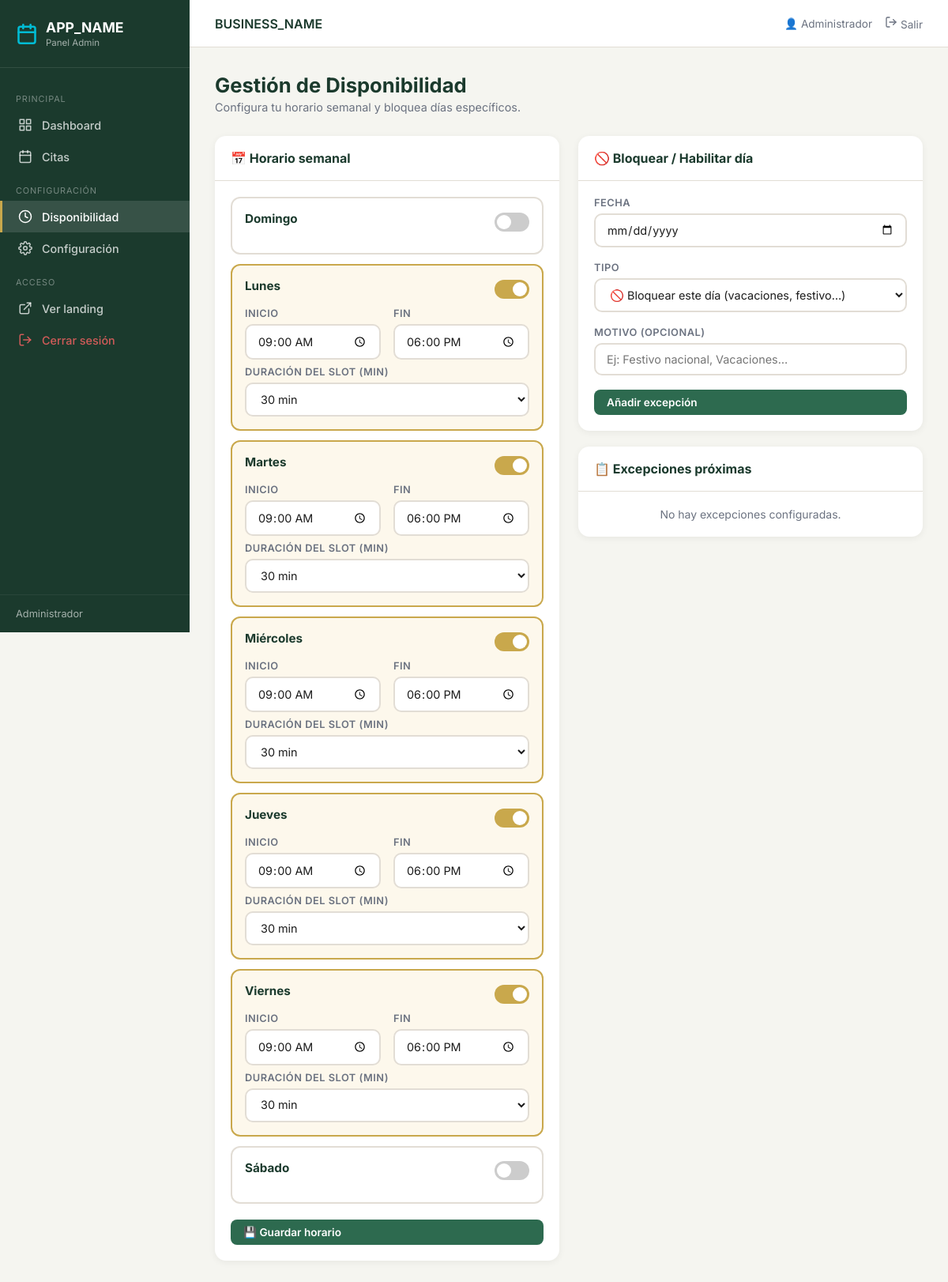
The app's page /admin/availability.php (signed in) with its own data.
### tables this page shows
CREATE TABLE IF NOT EXISTS `availability_schedule` (
    `id`                     INT UNSIGNED  NOT NULL AUTO_INCREMENT,
    `day_of_week`            TINYINT       NOT NULL COMMENT '0=Domingo, 1=Lunes, 2=Martes, 3=Miércoles, 4=Jueves, 5=Viernes, 6=Sábado',
    `start_time`             TIME          NOT NULL,
    `end_time`               TIME          NOT NULL,
    `slot_duration_minutes`  INT           NOT NULL DEFAULT 30,
    `is_active`              TINYINT(1)    NOT NULL DEFAULT 1,
    PRIMARY KEY (`id`),
    KEY `idx_day` (`day_of_week`),
    KEY `idx_active` (`is_active`)
);

### admin/availability.php (the view, shortened to what this page needs)
<?php
$pdo = Database::getInstance()->getConnection();
$scheduleStmt = $pdo->query("SELECT * FROM availability_schedule ORDER BY day_of_week");
$scheduleRows = $scheduleStmt->fetchAll();
$scheduleByDay = [];
foreach ($scheduleRows as $row) {
    $scheduleByDay[(int)$row['day_of_week']] = $row;
}
$exStmt = $pdo->query(
    "SELECT * FROM availability_exceptions
     WHERE exception_date >= CURDATE()
     ORDER BY exception_date ASC
     LIMIT 30"
);
$exceptions = $exStmt->fetchAll();
?>
<!DOCTYPE html>
<html lang="es">
<head>
</head>
<body>
<?php include __DIR__ . '/partials/sidebar.php'; ?>
<div class="main-content">
    <?php include __DIR__ . '/partials/topbar.php'; ?>
    <div class="page-body">
        <div class="page-header">
            <h1>Gestión de Disponibilidad</h1>
            <p>Configura tu horario semanal y bloquea días específicos.</p>
        </div>
        <div class="two-col" style="gap:24px">
            <div class="card">
                <div class="card-header">
                    <h2>📅 Horario semanal</h2>
                </div>
                <div class="card-body">
                    <form method="POST">
                        <?php
                        $dayNames = ['Domingo','Lunes','Martes','Miércoles','Jueves','Viernes','Sábado'];
                        $defaultSchedule = ['start' => '09:00', 'end' => '18:00', 'slot_duration_minutes' => 30, 'is_active' => 0];
                        for ($dow = 0; $dow <= 6; $dow++):
                            $sch = $scheduleByDay[$dow] ?? $defaultSchedule;
                            $isActive = (int)($sch['is_active'] ?? 0);
                        ?>
                        <div class="avail-card <?= $isActive ? 'active-day' : '' ?>" style="margin-bottom:12px" id="dayCard<?= $dow ?>">
                            <div style="display:flex;align-items:center;justify-content:space-between;margin-bottom:10px">
                                <span class="avail-day-name"><?= $dayNames[$dow] ?></span>
                                <label class="toggle-switch">
                                    <span class="toggle-slider"></span>
                                </label>
                            </div>
                            <div id="dayForm<?= $dow ?>" style="<?= !$isActive ? 'display:none' : '' ?>">
                                <div class="form-row">
                                    <div class="form-group" style="margin:0">
                                        <label>Inicio</label>
                                        <input type="time" name="day[<?= $dow ?>][start]" value="<?= htmlspecialchars($sch['start_time'] ?? '09:00') ?>">
                                    </div>
                                    <div class="form-group" style="margin:0">
                                        <label>Fin</label>
                                        <input type="time" name="day[<?= $dow ?>][end]" value="<?= htmlspecialchars($sch['end_time'] ?? '18:00') ?>">
                                    </div>
                                </div>
                                <div class="form-group" style="margin-top:8px;margin-bottom:0">
                                    <label>Duración del slot (min)</label>
                                    <select name="day[<?= $dow ?>][slot]">
                                        <?php foreach ([15, 20, 30, 45, 60] as $mins): ?>
                                        <option value="<?= $mins ?>" <?= (int)($sch['slot_duration_minutes'] ?? 30) === $mins ? 'selected' : '' ?>><?= $mins ?> min</option>
                                        <?php endforeach; ?>
                                    </select>
                                </div>
                            </div>
                        </div>
                        <?php endfor; ?>
                        <button type="submit" class="btn btn-primary" style="width:100%;margin-top:8px">
                            💾 Guardar horario
                        </button>
                    </form>
                </div>
            </div>
            <div>
                <div class="card" style="margin-bottom:20px">
                    <div class="card-header">
                        <h2>🚫 Bloquear / Habilitar día</h2>
                    </div>
                    <div class="card-body">
                        <form method="POST">
                            <div class="form-group">
                                <label>Fecha</label>
                                <input type="date" name="exception_date" min="<?= date('Y-m-d') ?>" required>
                            </div>
                            <div class="form-group">
                                <label>Tipo</label>
                                <select name="is_blocked">
                                    <option value="1">🚫 Bloquear este día (vacaciones, festivo…)</option>
                                </select>
                            </div>
                            <div class="form-group">
                                <label>Motivo (opcional)</label>
                                <input type="text" name="reason" placeholder="Ej: Festivo nacional, Vacaciones…">
                            </div>
                            <button type="submit" class="btn btn-primary" style="width:100%">Añadir excepción</button>
                        </form>
                    </div>
                </div>
                <div class="card">
                    <div class="card-header">
                        <h2>📋 Excepciones próximas</h2>
                    </div>
                    <div class="card-body" style="padding:0">
                        <?php if (empty($exceptions)): ?>
                            <p class="empty-msg" style="padding:20px">No hay excepciones configuradas.</p>
                        <?php endif; ?>
                    </div>
                </div>
            </div>
        </div>
    </div>
</div>
</body>
</html>

### admin/partials/sidebar.php (shortened to what this page needs)
<?php
$currentPage = basename($_SERVER['PHP_SELF'], '.php');
?>
<aside class="sidebar">
    <div class="sidebar-logo">
        <svg width="28" height="28" viewBox="0 0 24 24" fill="none" stroke="#00bcd4" stroke-width="2.2" stroke-linecap="round" stroke-linejoin="round"><rect x="3" y="4" width="18" height="18" rx="2"/><line x1="16" y1="2" x2="16" y2="6"/><line x1="8" y1="2" x2="8" y2="6"/><line x1="3" y1="10" x2="21" y2="10"/></svg>
        <div class="logo-text">
            <?= htmlspecialchars(APP_NAME) ?>
            <span>Panel Admin</span>
        </div>
    </div>
    <nav class="sidebar-nav">
        <div class="nav-section">Principal</div>
        <a href="dashboard.php" class="nav-item <?= $currentPage === 'dashboard' ? 'active' : '' ?>">
            <svg width="18" height="18" viewBox="0 0 24 24" fill="none" stroke="currentColor" stroke-width="2" stroke-linecap="round" stroke-linejoin="round"><rect x="3" y="3" width="7" height="7"/><rect x="14" y="3" width="7" height="7"/><rect x="14" y="14" width="7" height="7"/><rect x="3" y="14" width="7" height="7"/></svg>
            <span>Dashboard</span>
        </a>
        <a href="appointments.php" class="nav-item <?= $currentPage === 'appointments' ? 'active' : '' ?>">
            <svg width="18" height="18" viewBox="0 0 24 24" fill="none" stroke="currentColor" stroke-width="2" stroke-linecap="round" stroke-linejoin="round"><rect x="3" y="4" width="18" height="18" rx="2"/><line x1="16" y1="2" x2="16" y2="6"/><line x1="8" y1="2" x2="8" y2="6"/><line x1="3" y1="10" x2="21" y2="10"/></svg>
            <span>Citas</span>
        </a>
        <div class="nav-section">Configuración</div>
        <a href="availability.php" class="nav-item <?= $currentPage === 'availability' ? 'active' : '' ?>">
            <svg width="18" height="18" viewBox="0 0 24 24" fill="none" stroke="currentColor" stroke-width="2" stroke-linecap="round" stroke-linejoin="round"><circle cx="12" cy="12" r="10"/><polyline points="12 6 12 12 16 14"/></svg>
            <span>Disponibilidad</span>
        </a>
        <a href="settings.php" class="nav-item <?= $currentPage === 'settings' ? 'active' : '' ?>">
            <span>Configuración</span>
        </a>
        <div class="nav-section">Acceso</div>
        <a href="<?= APP_URL ?>/index.php" target="_blank" class="nav-item">
            <svg width="18" height="18" viewBox="0 0 24 24" fill="none" stroke="currentColor" stroke-width="2" stroke-linecap="round" stroke-linejoin="round"><path d="M18 13v6a2 2 0 0 1-2 2H5a2 2 0 0 1-2-2V8a2 2 0 0 1 2-2h6"/><polyline points="15 3 21 3 21 9"/><line x1="10" y1="14" x2="21" y2="3"/></svg>
            <span>Ver landing</span>
        </a>
        <a href="logout.php" class="nav-item" style="color:rgba(255,100,100,.8)">
            <svg width="18" height="18" viewBox="0 0 24 24" fill="none" stroke="currentColor" stroke-width="2" stroke-linecap="round" stroke-linejoin="round"><path d="M9 21H5a2 2 0 0 1-2-2V5a2 2 0 0 1 2-2h4"/><polyline points="16 17 21 12 16 7"/><line x1="21" y1="12" x2="9" y2="12"/></svg>
            <span>Cerrar sesión</span>
        </a>
    </nav>
    <div class="sidebar-footer">
        <?= htmlspecialchars($_SESSION['admin_name'] ?? 'Admin') ?>
    </div>
</aside>

### admin/partials/topbar.php
<header class="topbar">
    <span class="topbar-title"><?= htmlspecialchars(BUSINESS_NAME) ?></span>
    <div class="topbar-right">
        <span>👤 <?= htmlspecialchars($_SESSION['admin_name'] ?? 'Admin') ?></span>
        <a href="logout.php" title="Cerrar sesión">
            <svg width="16" height="16" viewBox="0 0 24 24" fill="none" stroke="currentColor" stroke-width="2" stroke-linecap="round" stroke-linejoin="round"><path d="M9 21H5a2 2 0 0 1-2-2V5a2 2 0 0 1 2-2h4"/><polyline points="16 17 21 12 16 7"/><line x1="21" y1="12" x2="9" y2="12"/></svg>
            Salir
        </a>
    </div>
</header>

### admin/partials/admin_styles.php (style rules this page uses)
*, *::before, *::after { box-sizing: border-box; margin: 0; padding: 0; }
:root { --blue-dark: #1b3a2d; --blue: #2d6a4f; --cyan: #c9a84c; --sidebar-w: 240px; --white: #fff; --bg: #f5f5f0; --text: #1c1c1c; --muted: #6b7280; --border: #e2ddd5; --radius: 10px; }
body { font-family: 'Inter', sans-serif; background: var(--bg); color: var(--text); display: flex; min-height: 100vh; }
.sidebar { width: var(--sidebar-w); background: var(--blue-dark); color: #fff; display: flex; flex-direction: column; position: fixed; height: 100vh; overflow-y: auto; z-index: 100; }
.sidebar-logo { padding: 24px 20px; font-size: 1.1rem; font-weight: 700; border-bottom: 1px solid rgba(255,255,255,.1); display: flex; align-items: center; gap: 10px; }
.sidebar-logo span { font-size: .72rem; display: block; opacity: .6; font-weight: 400; margin-top: 2px; }
.sidebar-nav { flex: 1; padding: 16px 0; }
.nav-item { display: flex; align-items: center; gap: 12px; padding: 11px 20px; font-size: .9rem; font-weight: 500; color: rgba(255,255,255,.75); text-decoration: none; transition: all .2s; border-left: 3px solid transparent; }
.nav-item.active { background: rgba(255,255,255,.12); color: #fff; border-left-color: var(--cyan); }
.nav-section { font-size: .68rem; text-transform: uppercase; letter-spacing: .08em; color: rgba(255,255,255,.4); padding: 16px 20px 6px; }
.sidebar-footer { padding: 16px 20px; border-top: 1px solid rgba(255,255,255,.1); font-size: .8rem; opacity: .6; }
.main-content { margin-left: var(--sidebar-w); flex: 1; display: flex; flex-direction: column; min-height: 100vh; }
.topbar { background: var(--white); border-bottom: 1px solid var(--border); padding: 0 32px; height: 60px; display: flex; align-items: center; justify-content: space-between; position: sticky; top: 0; z-index: 50; }
.topbar-title { font-size: 1rem; font-weight: 600; color: var(--blue-dark); }
.topbar-right { display: flex; align-items: center; gap: 16px; font-size: .85rem; color: var(--muted); }
.topbar-right a { color: var(--muted); text-decoration: none; }
.page-body { padding: 32px; flex: 1; }
.page-header { margin-bottom: 28px; }
.page-header h1 { font-size: 1.6rem; font-weight: 700; color: var(--blue-dark); }
.page-header p { color: var(--muted); font-size: .9rem; margin-top: 4px; }
.card { background: var(--white); border-radius: 14px; box-shadow: 0 2px 10px rgba(0,0,0,.06); overflow: hidden; }
.card-header { display: flex; align-items: center; justify-content: space-between; padding: 18px 20px; border-bottom: 1px solid var(--border); }
.card-header h2 { font-size: 1rem; font-weight: 700; color: var(--blue-dark); }
.card-body { padding: 20px; }
.two-col { display: grid; grid-template-columns: 1fr 1fr; gap: 20px; }
.btn { display: inline-flex; align-items: center; gap: 6px; padding: 8px 16px; border-radius: 8px; font-size: .85rem; font-weight: 600; font-family: inherit; cursor: pointer; border: none; transition: opacity .2s; text-decoration: none; }
.btn-primary { background: var(--blue); color: #fff; }
.form-group { margin-bottom: 18px; }
.form-group label { display: block; font-size: .8rem; font-weight: 600; color: var(--muted); margin-bottom: 6px; text-transform: uppercase; letter-spacing: .04em; }
.form-group input, .form-group select, .form-group textarea { width: 100%; padding: 10px 14px; border: 2px solid var(--border); border-radius: var(--radius); font-size: .9rem; font-family: inherit; color: var(--text); outline: none; transition: border-color .2s; background: #fff; }
.form-row { display: grid; grid-template-columns: 1fr 1fr; gap: 16px; }
.empty-msg { color: var(--muted); font-size: .875rem; text-align: center; padding: 20px 0; }
.avail-card { background: var(--white); border-radius: 12px; padding: 16px; border: 2px solid var(--border); }
.avail-card.active-day { border-color: var(--cyan); background: #fdf8ec; }
.avail-day-name { font-weight: 700; font-size: .95rem; color: var(--blue-dark); margin-bottom: 8px; }
.toggle-switch { position: relative; display: inline-block; width: 44px; height: 24px; }
.toggle-slider { position: absolute; cursor: pointer; inset: 0; background: #ccc; border-radius: 24px; transition: .3s; }
.toggle-slider::before { content: ''; position: absolute; width: 18px; height: 18px; border-radius: 50%; background: #fff; bottom: 3px; left: 3px; transition: .3s; }
.toggle-switch input:checked + .toggle-slider { background: var(--cyan); }
.toggle-switch input:checked + .toggle-slider::before { transform: translateX(20px); }

### records on screen
availability_schedule: dow "Lunes", start_time "09:00:00", end_time "18:00:00", slot_duration_minutes "30 min"
availability_schedule: dow "Martes", start_time "09:00:00", end_time "18:00:00", slot_duration_minutes "30 min"
availability_schedule: dow "Miércoles", start_time "09:00:00", end_time "18:00:00", slot_duration_minutes "30 min"
availability_schedule: dow "Jueves", start_time "09:00:00", end_time "18:00:00", slot_duration_minutes "30 min"
availability_schedule: dow "Viernes", start_time "09:00:00", end_time "18:00:00", slot_duration_minutes "30 min"

### other values on screen
APP_NAME "APP_NAME"
$_SESSION['admin_name'] "Administrador"
BUSINESS_NAME "BUSINESS_NAME"
$dayNames[$dow] "Domingo"
$dayNames[$dow] "Sábado"
